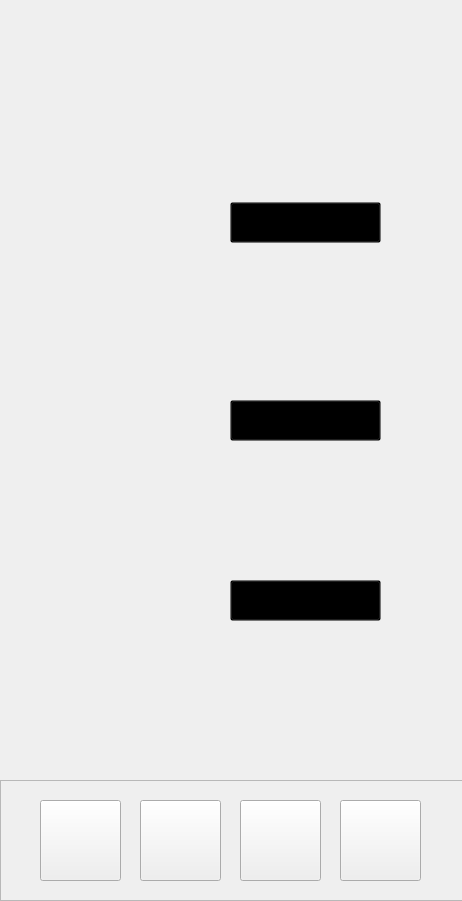
<?xml version="1.0" encoding="UTF-8"?>
<ui version="4.0">
 <class>Form</class>
 <widget class="QWidget" name="Form">
  <property name="geometry">
   <rect>
    <x>0</x>
    <y>0</y>
    <width>462</width>
    <height>901</height>
   </rect>
  </property>
  <property name="minimumSize">
   <size>
    <width>462</width>
    <height>901</height>
   </size>
  </property>
  <property name="maximumSize">
   <size>
    <width>462</width>
    <height>901</height>
   </size>
  </property>
  <property name="windowTitle">
   <string>Form</string>
  </property>
  <widget class="QLabel" name="label">
   <property name="geometry">
    <rect>
     <x>0</x>
     <y>0</y>
     <width>462</width>
     <height>901</height>
    </rect>
   </property>
   <property name="minimumSize">
    <size>
     <width>462</width>
     <height>901</height>
    </size>
   </property>
   <property name="maximumSize">
    <size>
     <width>462</width>
     <height>901</height>
    </size>
   </property>
   <property name="styleSheet">
    <string notr="true">#copy{
background:transparent;
}</string>
   </property>
   <property name="text">
    <string/>
   </property>
   <property name="pixmap">
    <pixmap>../Downloads/MicrosoftTeams-image (4).png</pixmap>
   </property>
  </widget>
  <widget class="QFrame" name="a">
   <property name="geometry">
    <rect>
     <x>0</x>
     <y>780</y>
     <width>471</width>
     <height>121</height>
    </rect>
   </property>
   <property name="minimumSize">
    <size>
     <width>81</width>
     <height>81</height>
    </size>
   </property>
   <property name="styleSheet">
    <string notr="true">#barra{
background-color: rgb(1, 55, 51);
}</string>
   </property>
   <property name="frameShape">
    <enum>QFrame::StyledPanel</enum>
   </property>
   <property name="frameShadow">
    <enum>QFrame::Raised</enum>
   </property>
   <widget class="QPushButton" name="config">
    <property name="geometry">
     <rect>
      <x>240</x>
      <y>20</y>
      <width>81</width>
      <height>81</height>
     </rect>
    </property>
    <property name="minimumSize">
     <size>
      <width>81</width>
      <height>81</height>
     </size>
    </property>
    <property name="styleSheet">
     <string notr="true">#menu{
border:none;
}</string>
    </property>
    <property name="text">
     <string/>
    </property>
    <property name="icon">
     <iconset>
      <normaloff>fotos/config.png</normaloff>fotos/config.png</iconset>
    </property>
    <property name="iconSize">
     <size>
      <width>81</width>
      <height>81</height>
     </size>
    </property>
   </widget>
   <widget class="QPushButton" name="menu_4">
    <property name="geometry">
     <rect>
      <x>40</x>
      <y>20</y>
      <width>81</width>
      <height>81</height>
     </rect>
    </property>
    <property name="minimumSize">
     <size>
      <width>81</width>
      <height>81</height>
     </size>
    </property>
    <property name="styleSheet">
     <string notr="true">#menu{
border:none;
}</string>
    </property>
    <property name="text">
     <string/>
    </property>
    <property name="icon">
     <iconset>
      <normaloff>fotos/menu.png</normaloff>fotos/menu.png</iconset>
    </property>
    <property name="iconSize">
     <size>
      <width>81</width>
      <height>81</height>
     </size>
    </property>
   </widget>
   <widget class="QPushButton" name="perfil">
    <property name="geometry">
     <rect>
      <x>340</x>
      <y>20</y>
      <width>81</width>
      <height>81</height>
     </rect>
    </property>
    <property name="minimumSize">
     <size>
      <width>81</width>
      <height>81</height>
     </size>
    </property>
    <property name="styleSheet">
     <string notr="true">#menu{
border:none;
}</string>
    </property>
    <property name="text">
     <string/>
    </property>
    <property name="icon">
     <iconset>
      <normaloff>fotos/perfil.png</normaloff>fotos/perfil.png</iconset>
    </property>
    <property name="iconSize">
     <size>
      <width>81</width>
      <height>81</height>
     </size>
    </property>
   </widget>
   <widget class="QPushButton" name="treino">
    <property name="geometry">
     <rect>
      <x>140</x>
      <y>20</y>
      <width>81</width>
      <height>81</height>
     </rect>
    </property>
    <property name="minimumSize">
     <size>
      <width>81</width>
      <height>81</height>
     </size>
    </property>
    <property name="styleSheet">
     <string notr="true">#menu{
border:none;
}</string>
    </property>
    <property name="text">
     <string/>
    </property>
    <property name="icon">
     <iconset>
      <normaloff>fotos/treino.png</normaloff>fotos/treino.png</iconset>
    </property>
    <property name="iconSize">
     <size>
      <width>81</width>
      <height>81</height>
     </size>
    </property>
   </widget>
  </widget>
  <widget class="QLabel" name="label_2">
   <property name="geometry">
    <rect>
     <x>-10</x>
     <y>60</y>
     <width>481</width>
     <height>261</height>
    </rect>
   </property>
   <property name="text">
    <string/>
   </property>
   <property name="pixmap">
    <pixmap>../../../Downloads/foto-fundo-config.png</pixmap>
   </property>
   <property name="scaledContents">
    <bool>true</bool>
   </property>
  </widget>
  <widget class="QPushButton" name="copy">
   <property name="geometry">
    <rect>
     <x>230</x>
     <y>202</y>
     <width>151</width>
     <height>41</height>
    </rect>
   </property>
   <property name="styleSheet">
    <string notr="true">#copy{
background-color:transparent;
}</string>
   </property>
   <property name="text">
    <string/>
   </property>
  </widget>
  <widget class="QPushButton" name="sobrenos">
   <property name="geometry">
    <rect>
     <x>230</x>
     <y>400</y>
     <width>151</width>
     <height>41</height>
    </rect>
   </property>
   <property name="styleSheet">
    <string notr="true">#sobrenos{
background-color:transparent;
}</string>
   </property>
   <property name="text">
    <string/>
   </property>
  </widget>
  <widget class="QPushButton" name="sair">
   <property name="geometry">
    <rect>
     <x>230</x>
     <y>580</y>
     <width>151</width>
     <height>41</height>
    </rect>
   </property>
   <property name="styleSheet">
    <string notr="true">#sair{
background-color:transparent;
}</string>
   </property>
   <property name="text">
    <string/>
   </property>
  </widget>
  <zorder>label_2</zorder>
  <zorder>label</zorder>
  <zorder>a</zorder>
  <zorder>copy</zorder>
  <zorder>sobrenos</zorder>
  <zorder>sair</zorder>
 </widget>
 <resources/>
 <connections/>
</ui>
